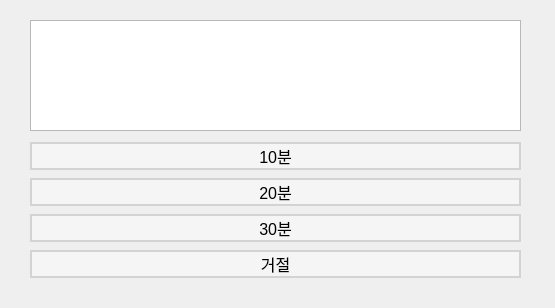
<?xml version="1.0" encoding="UTF-8"?>
<ui version="4.0">
 <class>OrderResDialog</class>
 <widget class="QDialog" name="OrderResDialog">
  <property name="geometry">
   <rect>
    <x>0</x>
    <y>0</y>
    <width>555</width>
    <height>308</height>
   </rect>
  </property>
  <property name="windowTitle">
   <string>Dialog</string>
  </property>
  <widget class="QWidget" name="verticalLayoutWidget">
   <property name="geometry">
    <rect>
     <x>30</x>
     <y>140</y>
     <width>491</width>
     <height>141</height>
    </rect>
   </property>
   <layout class="QVBoxLayout" name="verticalLayout">
    <item>
     <widget class="QPushButton" name="btn10min">
      <property name="styleSheet">
       <string notr="true">QPushButton {
    background-color: #F5F5F5;
    border: 2px solid #D3D3D3;
    border-radius: 30px;
    font-size: 16px;
    color: black;
}

QPushButton:hover {
    background-color: #E0E0E0;
    border: 2px solid #B0B0B0;
}

QPushButton:pressed {
    background-color: #C0C0C0;
    border: 2px solid #A0A0A0;
}</string>
      </property>
      <property name="text">
       <string>10분</string>
      </property>
     </widget>
    </item>
    <item>
     <widget class="QPushButton" name="btn20min">
      <property name="styleSheet">
       <string notr="true">QPushButton {
    background-color: #F5F5F5;
    border: 2px solid #D3D3D3;
    border-radius: 30px;
    font-size: 16px;
    color: black;
}

QPushButton:hover {
    background-color: #E0E0E0;
    border: 2px solid #B0B0B0;
}

QPushButton:pressed {
    background-color: #C0C0C0;
    border: 2px solid #A0A0A0;
}</string>
      </property>
      <property name="text">
       <string>20분</string>
      </property>
     </widget>
    </item>
    <item>
     <widget class="QPushButton" name="btn30min">
      <property name="styleSheet">
       <string notr="true">QPushButton {
    background-color: #F5F5F5;
    border: 2px solid #D3D3D3;
    border-radius: 30px;
    font-size: 16px;
    color: black;
}

QPushButton:hover {
    background-color: #E0E0E0;
    border: 2px solid #B0B0B0;
}

QPushButton:pressed {
    background-color: #C0C0C0;
    border: 2px solid #A0A0A0;
}</string>
      </property>
      <property name="text">
       <string>30분</string>
      </property>
     </widget>
    </item>
    <item>
     <widget class="QPushButton" name="btnReject">
      <property name="styleSheet">
       <string notr="true">QPushButton {
    background-color: #F5F5F5;
    border: 2px solid #D3D3D3;
    border-radius: 30px;
    font-size: 16px;
    color: black;
}

QPushButton:hover {
    background-color: #E0E0E0;
    border: 2px solid #B0B0B0;
}

QPushButton:pressed {
    background-color: #C0C0C0;
    border: 2px solid #A0A0A0;
}</string>
      </property>
      <property name="text">
       <string>거절</string>
      </property>
     </widget>
    </item>
   </layout>
  </widget>
  <widget class="QTableView" name="tv_dialog">
   <property name="geometry">
    <rect>
     <x>30</x>
     <y>20</y>
     <width>491</width>
     <height>111</height>
    </rect>
   </property>
  </widget>
 </widget>
 <resources/>
 <connections/>
</ui>
